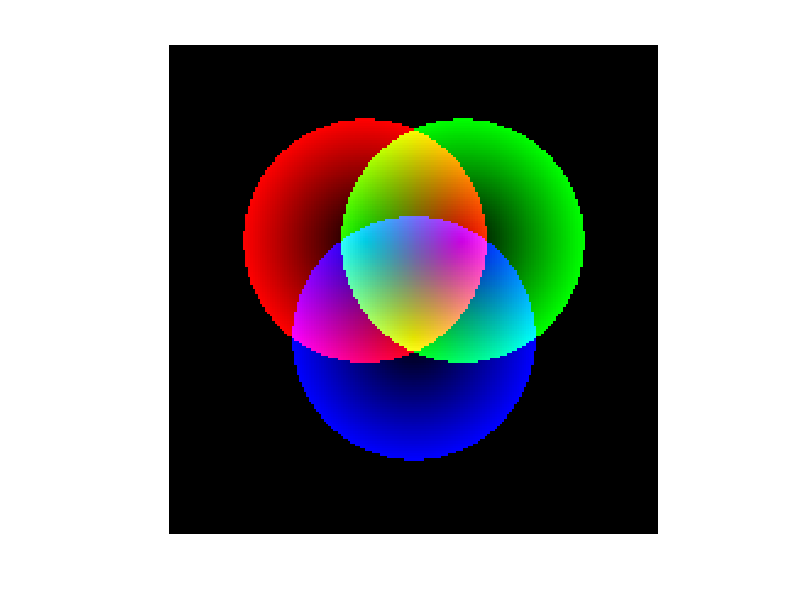
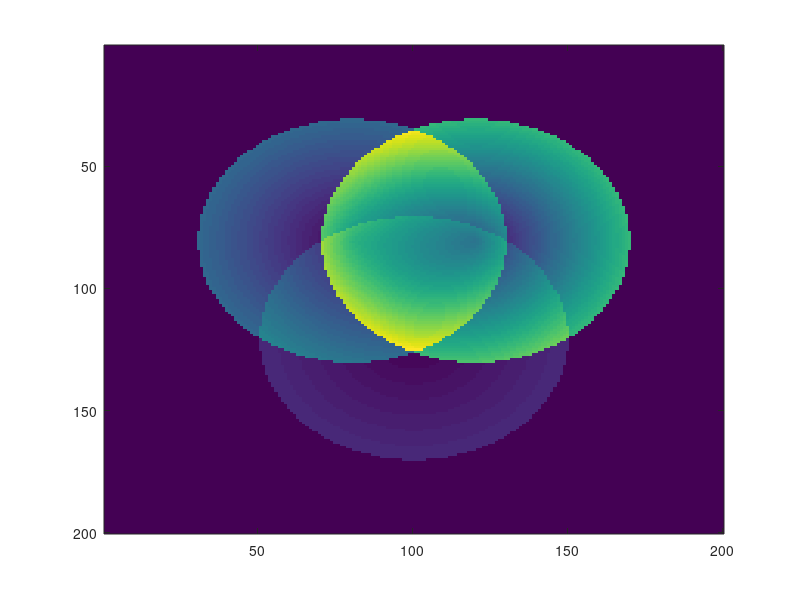

Source code (MATLAB) for these figures, in order: (Note: this script raises an error after producing the figures.)
figure(1)
clf
R = 1;
N = 200;
gamma = 1;
[x,y] = meshgrid(linspace(-2,2,N));
r = sqrt((x + 0.4).^2 + (y + 0.4).^2);
ind = find(r>R);
r(ind) = zeros(size(ind));
g = sqrt((x - 0.4).^2 + (y + 0.4).^2);
ind = find(g>R);
g(ind) = zeros(size(ind));
b = sqrt(x.^2 + (y - 0.4).^2);
ind = find(b>R);
b(ind) = zeros(size(ind));
rgb = cat(3,r,g,b);
imagesc(rgb)
axis equal off


figure(2)
%B&W version:
q = rgb;                                          
qq = 0.3*q(:,:,1) + 0.59*q(:,:,2) + 0.11*q(:,:,3);
imagesc(qq)
map = (range(gray,.3,1));
map(1,:) = 1;            
colormap(map)
axis equal off
